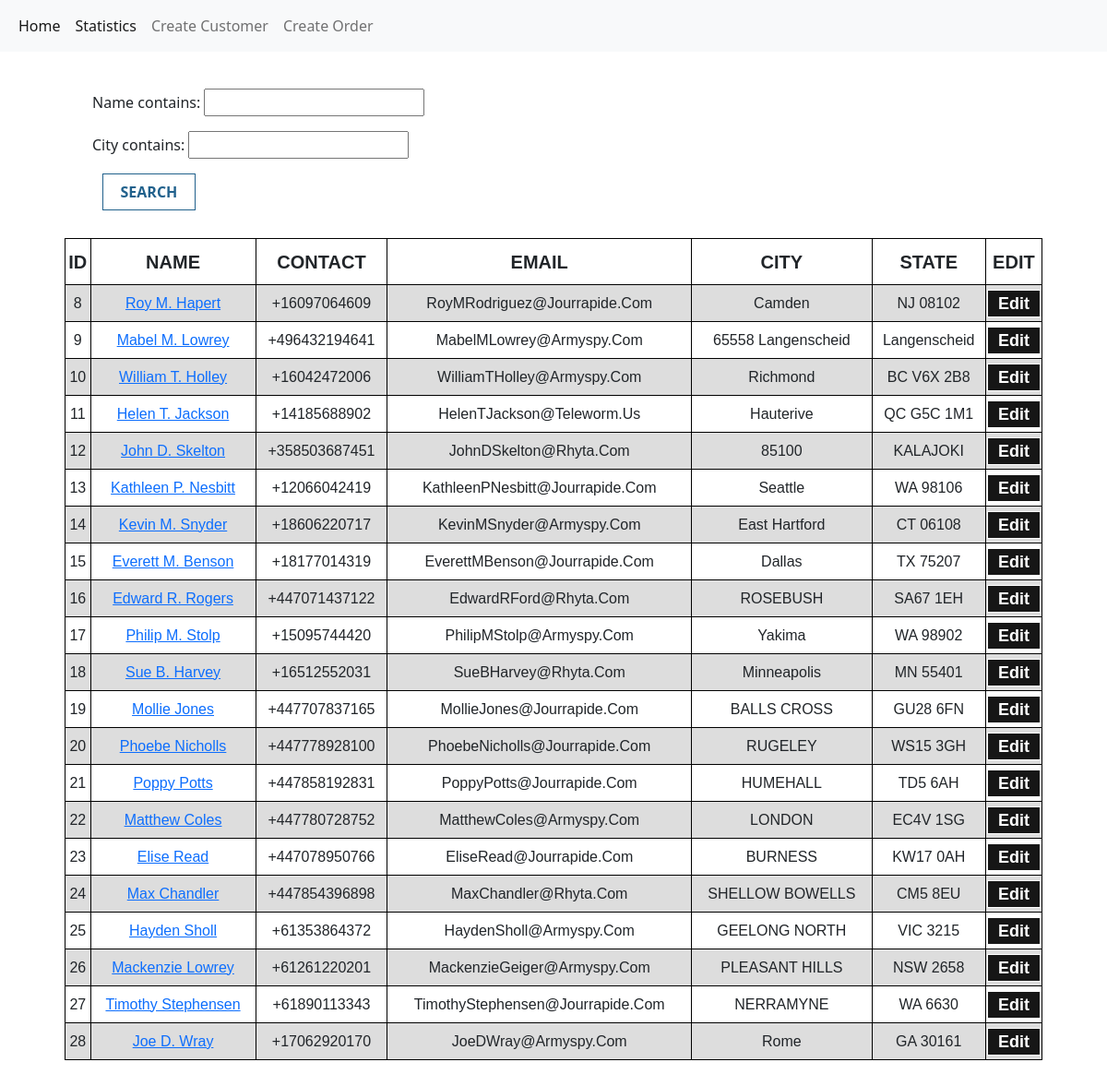
The app's page /app/customerList/, older data.
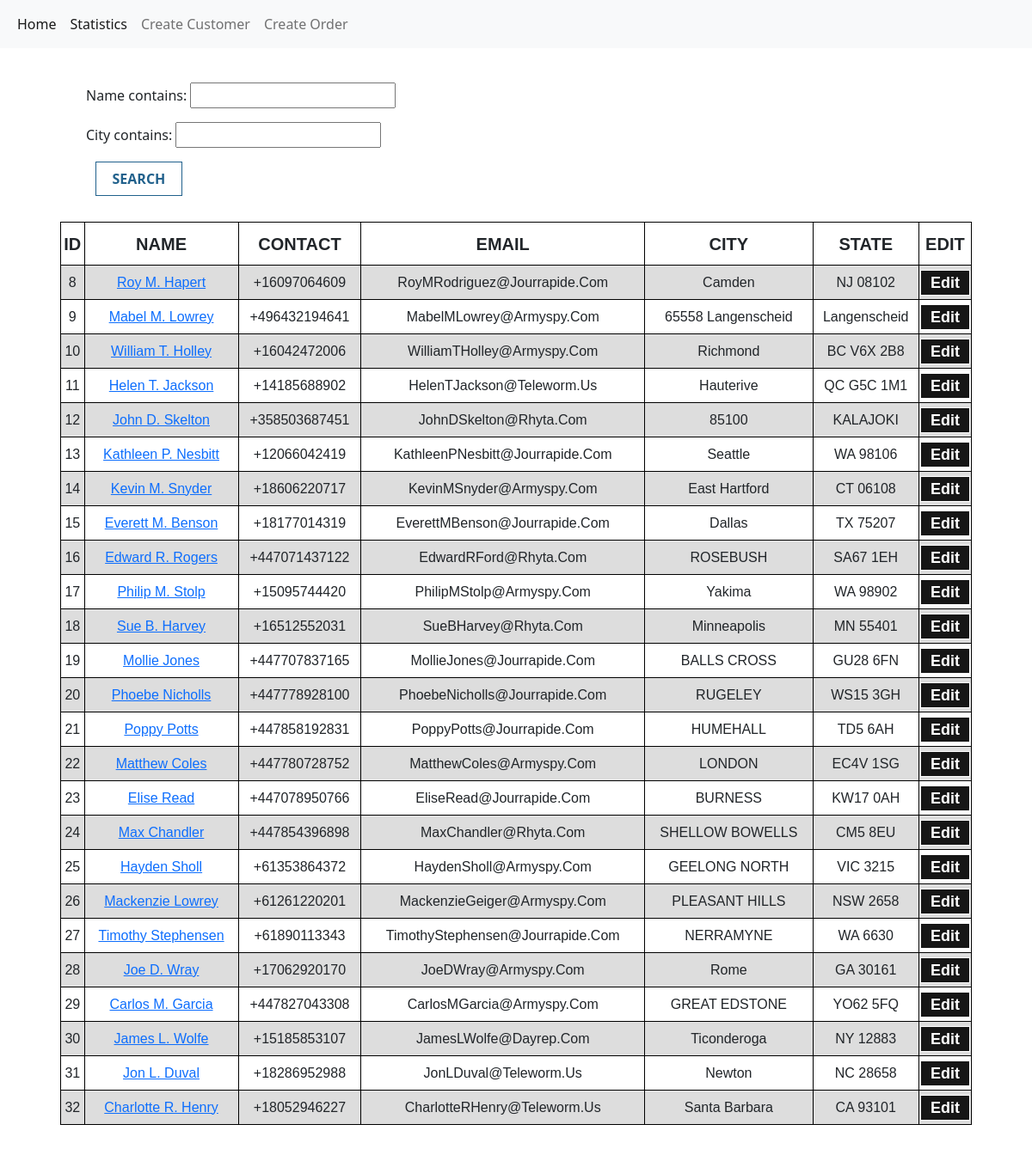
The same page, newer data.
### app/models.py (models this page shows, shortened)
class Customer(models.Model):
    name = models.CharField(max_length=200)
    contact = PhoneNumberField()
    email = models.EmailField()
    address = models.CharField(max_length=300)
    city = models.CharField(max_length=50)
    state = models.CharField(max_length=50)
    date = models.DateTimeField(auto_now_add=True)

### app/views.py (the view)
class CustomerList(ListView):
    model = Customer
    template_name = "app/customer_list.html"
    context_object_name = 'customer_list'
    def get_context_data(self, **kwargs):
        context =  super().get_context_data(**kwargs)
        context['filters'] = CustomFilter(self.request.GET, queryset=self.get_queryset())
        return context

### templates/app/customer_list.html
{% extends "base.html"%} {% block body_block %}
<div id="search-box">
  <form method="get">
    {{filters.form.as_p}}
    <button type="submit" id="search-btn" >Search</button>
  </form>
</div>
{% if filters.qs%}
<div id="table-1">
  <table class="customer-list-serachtable-1">
    <tr class="list-tr">
      <th class="list-th">ID</th>
      <th class="list-th">NAME</th>
      <th class="list-th">CONTACT</th>
      <th class="list-th">EMAIL</th>
      <th class="list-th">CITY</th>
      <th class="list-th">STATE</th>
      <th class="list-th">EDIT</th>
    </tr>
    {% for customer in filters.qs%}
    <tr class="list-tr">
      <td class="list-td">{{ customer.id}}</td>
      <td class="list-td"><a href="{% url 'app:customerDetails' pk=customer.id %}">{{customer.name}}</a></td>
      <td class="list-td">{{customer.contact}}</td>
      <td class="list-td">{{customer.email}}</td>
      <td class="list-td">{{customer.city}}</td>
      <td class="list-td">{{customer.state}}</td>
      <td class="list-td"><a href="{% url 'app:updateCustomer' pk=customer.id %}"><button class="Edit-btn">Edit</button></a></td>
    </tr>
    {% endfor %}
</div>
{% else %}
<h1 id="no-results">No Results</h1>
{% endif %}
{% endblock %}

Row changes from the older to the newer data that the page shows:
added Customer: id "29", name "Carlos M. Garcia", contact "+447827043308", email "CarlosMGarcia@armyspy.com", city "GREAT EDSTONE", state "YO62 5FQ"
added Customer: id "30", name "James L. Wolfe", contact "+15185853107", email "JamesLWolfe@dayrep.com", city "Ticonderoga", state "NY 12883"
added Customer: id "31", name "Jon L. Duval", contact "+18286952988", email "JonLDuval@teleworm.us", city "Newton", state "NC 28658"
added Customer: id "32", name "Charlotte R. Henry", contact "+18052946227", email "CharlotteRHenry@teleworm.us", city "Santa Barbara", state "CA 93101"
